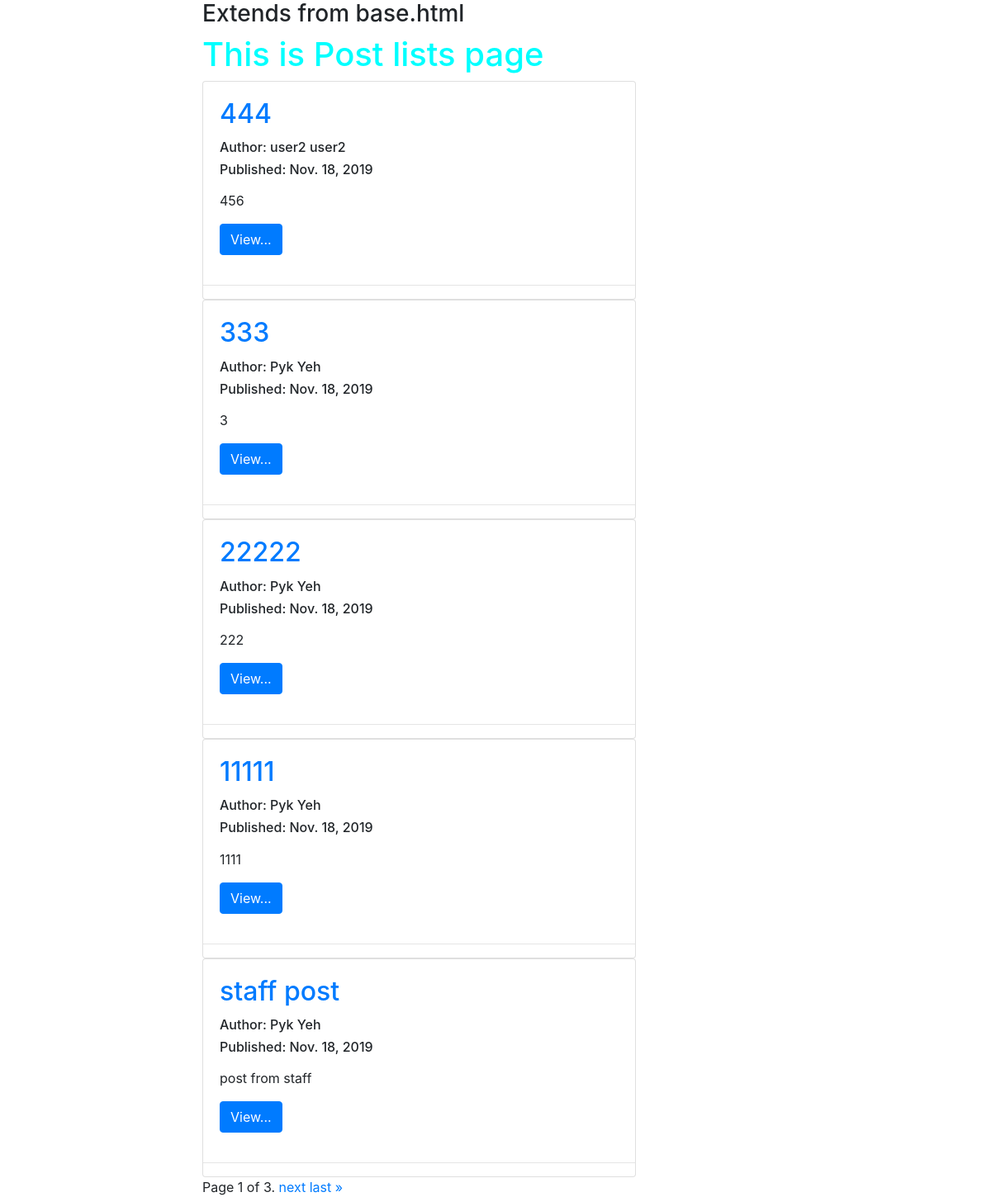
The app's page /posts/, older data.
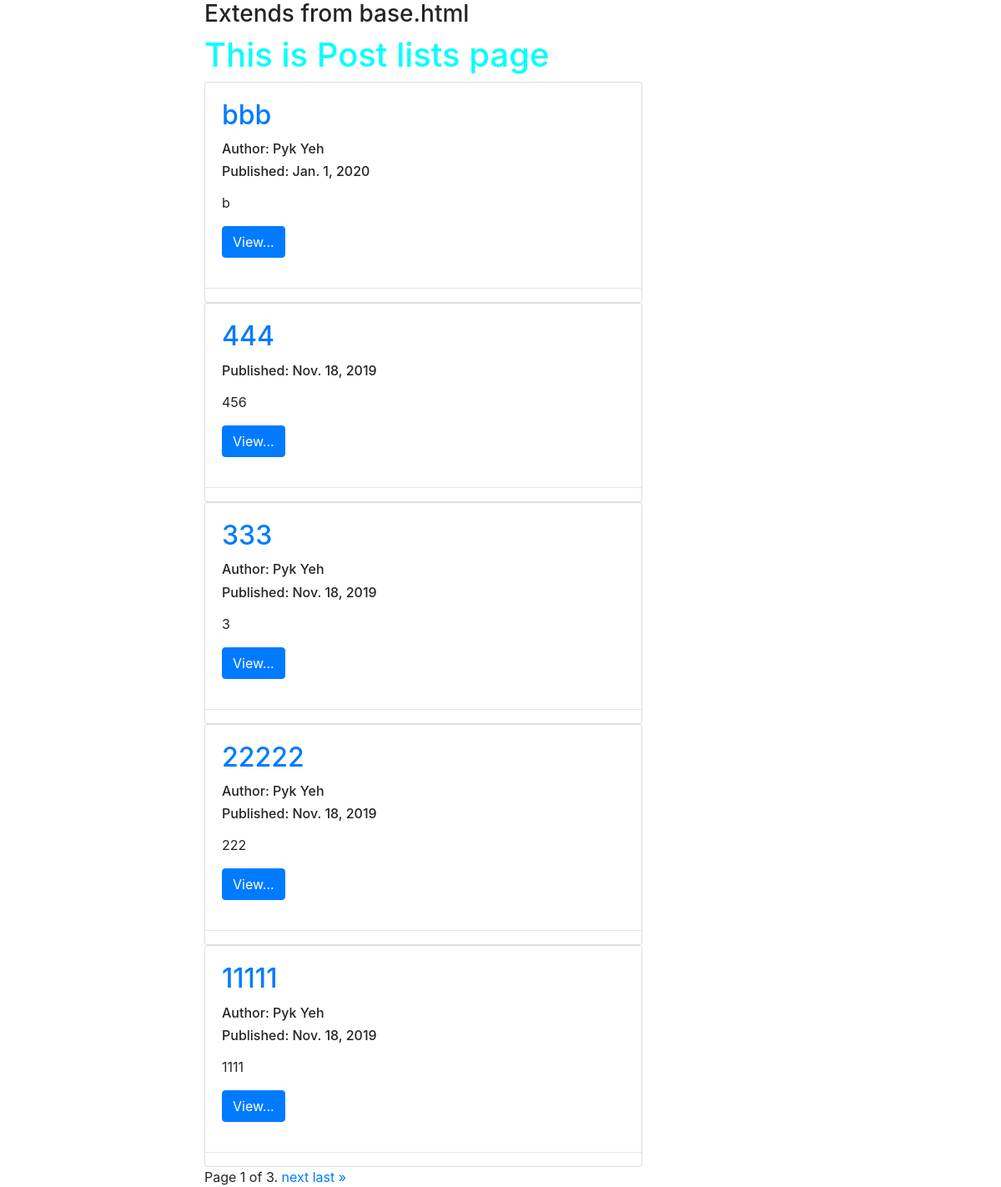
The same page, newer data.
### posts/models.py (models this page shows, shortened)
class Post(models.Model):
    title = models.CharField(max_length=120)
    user = models.ForeignKey(settings.AUTH_USER_MODEL, default=1, on_delete=SET_NULL, null=True)
    slug = models.SlugField(unique=True)
    image = models.ImageField(upload_to=upload_location,
        null=True,
        blank=True,
        height_field='height_field',
        width_field='width_field')
    height_field = models.IntegerField(default=0)
    width_field = models.IntegerField(default=0)
    content = models.TextField()
    draft = models.BooleanField(default=False)
    publish = models.DateField(auto_now=False, auto_now_add=False)
    updated = models.DateTimeField(auto_now=True, auto_now_add=False)
    timestamp = models.DateTimeField(auto_now=False, auto_now_add=True)
    objects = PostManager() # 'objects' is 'Post.objects'
    def get_absolute_url(self):
        return reverse('posts:detail', kwargs={'slug': self.slug})
    class Meta:
        ordering = ["-timestamp", "-updated"]

### posts/views.py (the view)
# urls.py: path('', views.post_list, name='list'),
def post_list(request):
    if request.user.is_staff or request.user.is_superuser:
        all_post_list = Post.objects.all()
    else:
        all_post_list = Post.objects.active()
    paginator = Paginator(all_post_list, 5) #show 5 posts per page
    page_req_var = 'page'
    page = request.GET.get(page_req_var)
    context = {
        'title': 'Post lists',
        'page_req_var': page_req_var,
        'post_list': paginator.get_page(page),
        'today': timezone.now().date()
    }
    return render(request, 'posts/post_list.html', context=context)

### posts/models.py (called while the page is built)
    def active(self, *args, **kwargs):
        return super(PostManager, self).filter(draft=False).filter(publish__lte=timezone.now())

### posts/templates/posts/post_list.html (shortened to what this page needs)
{% extends "posts/base.html" %}
{% block content %}
    {{ block.super }}
    <h1>This is {{ title }} page</h1>
    {% for post in post_list %}
    <div class="card">
        <div class="card-body">
            <h2 class="card-title"><a href="{{ post.get_absolute_url }}">{{ post.title }}</a>
            </h2>
            {% if post.user.get_full_name %}<h6>Author: {{ post.user.get_full_name }}</h6>{% endif %}
            <h6>Published: {{ post.publish }}
            </h6>
            <p>{{ post.content | linebreaks | truncatechars:80 }}</p>
            <a href="{{ post.get_absolute_url }}" class="btn btn-primary">View...</a>
        </div>
        <hr>
    </div>
    {% endfor %}
    <div class="pagination">
        <span class="step-links">
            <span class="current">
                Page {{ post_list.number }} of {{ post_list.paginator.num_pages }}.
            </span>
            {% if post_list.has_next %}
                <a href="?{{ page_req_var }}={{ post_list.next_page_number }}">next</a>
                <a href="?{{ page_req_var }}={{ post_list.paginator.num_pages }}">last &raquo;</a>
            {% endif %}
        </span>
    </div>
{% endblock content %}

### posts/templates/posts/base.html (shortened to what this page needs)
{% load static %}
<!DOCTYPE html>
<html lang="en">
<head>
    <link rel="stylesheet" href="https://stackpath.bootstrapcdn.com/bootstrap/4.1.3/css/bootstrap.min.css">
    <link rel="stylesheet" href="{% static 'posts/css/base.css' %}">
</head>
<body>
    <div class="container">
        <div class="col-sm-6 offset-sm-2">
        {% block content %}
            <h3>Extends from base.html</h3>
        {% endblock content %}
        </div>
    </div>
</body>
</html>

### posts/static/posts/css/base.css (style rules this page uses)
h1 { color: aqua; }

Row changes from the older to the newer data that the page shows:
no longer on this page (row unchanged): Post: title "staff post", user.get_full_name "Pyk Yeh", publish "Nov. 18, 2019", content "post from staff"
added Post: title "bbb", user.get_full_name "Pyk Yeh", publish "Jan. 1, 2020", content "b"
changed Post (number 2 of 5 on the later page): user_id 3 → empty (drawn); user.get_full_name "user2 user2" → (not shown)
